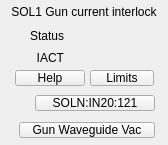
  <widget class="PyDMFrame" name="PyDMFrame_4">
   <property name="geometry">
    <rect>
     <x>150</x>
     <y>330</y>
     <width>168</width>
     <height>145</height>
    </rect>
   </property>
   <property name="toolTip">
    <string/>
   </property>
   <property name="alarmSensitiveBorder" stdset="0">
    <bool>true</bool>
   </property>
   <property name="channel" stdset="0">
    <string>MPS:IN20:121:PERMSUM</string>
   </property>
   <property name="disableOnDisconnect" stdset="0">
    <bool>true</bool>
   </property>
   <widget class="QLabel" name="label_11">
    <property name="geometry">
     <rect>
      <x>0</x>
      <y>0</y>
      <width>168</width>
      <height>24</height>
     </rect>
    </property>
    <property name="styleSheet">
     <string notr="true">background-color: rgba(255, 255, 255, 0);</string>
    </property>
    <property name="text">
     <string>SOL1 Gun current interlock</string>
    </property>
    <property name="alignment">
     <set>Qt::AlignCenter</set>
    </property>
   </widget>
   <widget class="QLabel" name="label_12">
    <property name="geometry">
     <rect>
      <x>0</x>
      <y>28</y>
      <width>64</width>
      <height>15</height>
     </rect>
    </property>
    <property name="text">
     <string>Status</string>
    </property>
    <property name="alignment">
     <set>Qt::AlignRight|Qt::AlignTrailing|Qt::AlignVCenter</set>
    </property>
   </widget>
   <widget class="QLabel" name="label_13">
    <property name="geometry">
     <rect>
      <x>0</x>
      <y>50</y>
      <width>64</width>
      <height>15</height>
     </rect>
    </property>
    <property name="text">
     <string>IACT</string>
    </property>
    <property name="alignment">
     <set>Qt::AlignRight|Qt::AlignTrailing|Qt::AlignVCenter</set>
    </property>
   </widget>
   <widget class="PyDMFrame" name="PyDMFrame_5">
    <property name="geometry">
     <rect>
      <x>31</x>
      <y>91</y>
      <width>128</width>
      <height>24</height>
     </rect>
    </property>
    <property name="toolTip">
     <string/>
    </property>
    <property name="alarmSensitiveBorder" stdset="0">
     <bool>true</bool>
    </property>
    <property name="channel" stdset="0">
     <string>SOLN:IN20:121:IACT</string>
    </property>
    <widget class="PyDMEDMDisplayButton" name="PyDMEDMDisplayButton_3">
     <property name="geometry">
      <rect>
       <x>4</x>
       <y>4</y>
       <width>120</width>
       <height>16</height>
      </rect>
     </property>
     <property name="toolTip">
      <string/>
     </property>
     <property name="text">
      <string>SOLN:IN20:121</string>
     </property>
     <property name="filenames" stdset="0">
      <stringlist>
       <string>mgnt_unit.edl</string>
      </stringlist>
     </property>
     <property name="showIcon" stdset="0">
      <bool>false</bool>
     </property>
     <property name="macros" stdset="0">
      <stringlist>
       <string>DEV=SOLN:IN20:121,LOCA=IN20,PDEV=PSC:IN20:MG04,DISP=mgnt_epsc,LDISP=mgnt_limits_aux</string>
      </stringlist>
     </property>
    </widget>
   </widget>
   <widget class="PyDMFrame" name="PyDMFrame_6">
    <property name="geometry">
     <rect>
      <x>15</x>
      <y>118</y>
      <width>144</width>
      <height>24</height>
     </rect>
    </property>
    <property name="toolTip">
     <string/>
    </property>
    <widget class="PyDMEDMDisplayButton" name="PyDMEDMDisplayButton_4">
     <property name="geometry">
      <rect>
       <x>4</x>
       <y>4</y>
       <width>136</width>
       <height>16</height>
      </rect>
     </property>
     <property name="toolTip">
      <string/>
     </property>
     <property name="text">
      <string>Gun Waveguide Vac</string>
     </property>
     <property name="filenames" stdset="0">
      <stringlist>
       <string>vac_in20_interlocks_206</string>
      </stringlist>
     </property>
     <property name="showIcon" stdset="0">
      <bool>false</bool>
     </property>
    </widget>
   </widget>
   <widget class="PyDMLabel" name="PyDMLabel_2">
    <property name="geometry">
     <rect>
      <x>75</x>
      <y>28</y>
      <width>80</width>
      <height>15</height>
     </rect>
    </property>
    <property name="toolTip">
     <string/>
    </property>
    <property name="alignment">
     <set>Qt::AlignCenter</set>
    </property>
    <property name="alarmSensitiveContent" stdset="0">
     <bool>true</bool>
    </property>
    <property name="channel" stdset="0">
     <string>MPS:IN20:121:PERMSUM</string>
    </property>
   </widget>
   <widget class="PyDMLabel" name="PyDMLabel_3">
    <property name="geometry">
     <rect>
      <x>75</x>
      <y>50</y>
      <width>80</width>
      <height>15</height>
     </rect>
    </property>
    <property name="toolTip">
     <string/>
    </property>
    <property name="alignment">
     <set>Qt::AlignCenter</set>
    </property>
    <property name="precision" stdset="0">
     <number>2</number>
    </property>
    <property name="precisionFromPV" stdset="0">
     <bool>false</bool>
    </property>
    <property name="alarmSensitiveContent" stdset="0">
     <bool>true</bool>
    </property>
    <property name="channel" stdset="0">
     <string>SOLN:IN20:121:IACT</string>
    </property>
    <property name="displayFormat" stdset="0">
     <enum>PyDMLabel::Exponential</enum>
    </property>
   </widget>
   <widget class="PyDMEDMDisplayButton" name="PyDMEDMDisplayButton_11">
    <property name="geometry">
     <rect>
      <x>15</x>
      <y>70</y>
      <width>70</width>
      <height>16</height>
     </rect>
    </property>
    <property name="toolTip">
     <string/>
    </property>
    <property name="text">
     <string>Help</string>
    </property>
    <property name="filenames" stdset="0">
     <stringlist>
      <string>mps_in20_sol1_help.edl</string>
     </stringlist>
    </property>
    <property name="showIcon" stdset="0">
     <bool>false</bool>
    </property>
   </widget>
   <widget class="PyDMEDMDisplayButton" name="PyDMEDMDisplayButton_12">
    <property name="geometry">
     <rect>
      <x>90</x>
      <y>70</y>
      <width>64</width>
      <height>16</height>
     </rect>
    </property>
    <property name="toolTip">
     <string/>
    </property>
    <property name="text">
     <string>Limits</string>
    </property>
    <property name="filenames" stdset="0">
     <stringlist>
      <string>mps_in20_sol1limits.edl</string>
     </stringlist>
    </property>
    <property name="showIcon" stdset="0">
     <bool>false</bool>
    </property>
   </widget>
  </widget>
